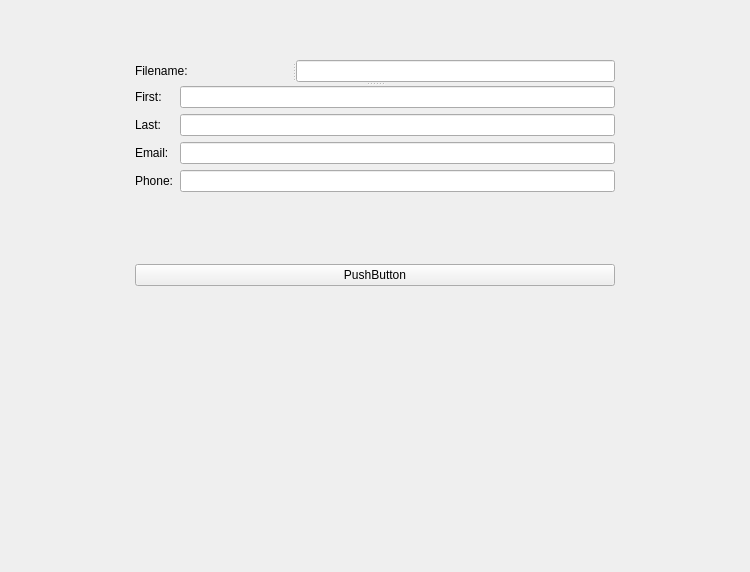
<?xml version="1.0" encoding="UTF-8"?>
<!--
  Output from the Qt Designer
  PyQt6 Course for Beginners - Parwiz Forogh (https://youtu.be/ot94H3-d5d8?t=7536)
  Detailed notes: https://tinyurl.com/y5db3c5c

  Starts after installing MySQL

  Related to:
  - database_con.py

  Concepts Introduced:
    - Adding a space between controls with a vertical spacer
    - Creating a MySQL database
    

-->
<ui version="4.0">
 <class>Form</class>
 <widget class="QWidget" name="Form">
  <property name="geometry">
   <rect>
    <x>0</x>
    <y>0</y>
    <width>750</width>
    <height>572</height>
   </rect>
  </property>
  <property name="windowTitle">
   <string>Form</string>
  </property>
  <widget class="QWidget" name="">
   <property name="geometry">
    <rect>
     <x>135</x>
     <y>60</y>
     <width>480</width>
     <height>226</height>
    </rect>
   </property>
   <layout class="QVBoxLayout" name="verticalLayout_3">
    <item>
     <widget class="QSplitter" name="splitter_2">
      <property name="orientation">
       <enum>Qt::Vertical</enum>
      </property>
      <widget class="QSplitter" name="splitter">
       <property name="orientation">
        <enum>Qt::Horizontal</enum>
       </property>
       <widget class="QLabel" name="label_5">
        <property name="text">
         <string>Filename:</string>
        </property>
       </widget>
       <widget class="QLineEdit" name="lineEdit_2"/>
      </widget>
      <widget class="QWidget" name="">
       <layout class="QHBoxLayout" name="horizontalLayout">
        <item>
         <layout class="QVBoxLayout" name="verticalLayout">
          <item>
           <widget class="QLabel" name="label">
            <property name="text">
             <string>First:</string>
            </property>
           </widget>
          </item>
          <item>
           <widget class="QLabel" name="label_2">
            <property name="text">
             <string>Last:</string>
            </property>
           </widget>
          </item>
          <item>
           <widget class="QLabel" name="label_3">
            <property name="text">
             <string>Email:</string>
            </property>
           </widget>
          </item>
          <item>
           <widget class="QLabel" name="label_4">
            <property name="text">
             <string>Phone:</string>
            </property>
           </widget>
          </item>
         </layout>
        </item>
        <item>
         <layout class="QVBoxLayout" name="verticalLayout_2">
          <item>
           <widget class="QLineEdit" name="lineEdit"/>
          </item>
          <item>
           <widget class="QLineEdit" name="lineEdit_5"/>
          </item>
          <item>
           <widget class="QLineEdit" name="lineEdit_4"/>
          </item>
          <item>
           <widget class="QLineEdit" name="lineEdit_3"/>
          </item>
         </layout>
        </item>
       </layout>
      </widget>
     </widget>
    </item>
    <item>
     <spacer name="verticalSpacer">
      <property name="orientation">
       <enum>Qt::Vertical</enum>
      </property>
      <property name="sizeHint" stdset="0">
       <size>
        <width>478</width>
        <height>73</height>
       </size>
      </property>
     </spacer>
    </item>
    <item>
     <widget class="QPushButton" name="pushButton">
      <property name="text">
       <string>PushButton</string>
      </property>
     </widget>
    </item>
   </layout>
  </widget>
 </widget>
 <resources/>
 <connections/>
</ui>
